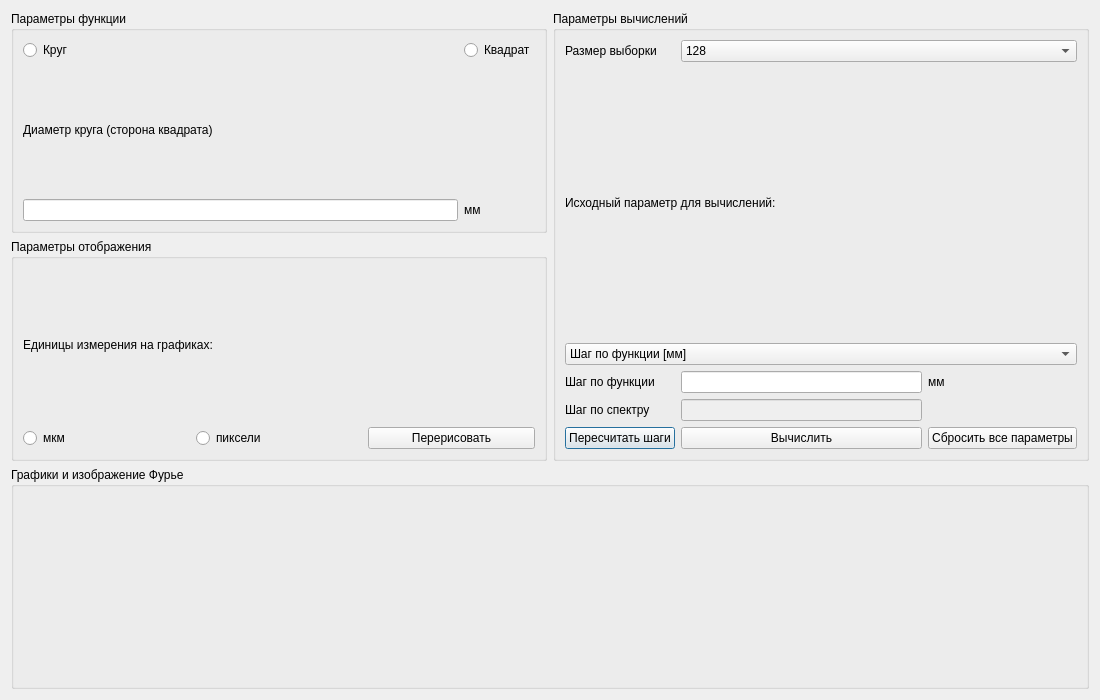
<?xml version="1.0" encoding="UTF-8"?>
<ui version="4.0">
 <class>lab5</class>
 <widget class="QDialog" name="lab5">
  <property name="geometry">
   <rect>
    <x>0</x>
    <y>0</y>
    <width>1100</width>
    <height>700</height>
   </rect>
  </property>
  <property name="windowTitle">
   <string>lab5</string>
  </property>
  <layout class="QGridLayout" name="gridLayout_2">
   <item row="0" column="0">
    <widget class="QGroupBox" name="groupBox_function">
     <property name="title">
      <string>Параметры функции</string>
     </property>
     <layout class="QGridLayout">
      <item row="0" column="0">
       <widget class="QRadioButton" name="radioCircle">
        <property name="text">
         <string>Круг</string>
        </property>
       </widget>
      </item>
      <item row="0" column="1">
       <widget class="QRadioButton" name="radioSquare">
        <property name="text">
         <string>Квадрат</string>
        </property>
       </widget>
      </item>
      <item row="1" column="0" colspan="2">
       <widget class="QLabel" name="label_size">
        <property name="text">
         <string>Диаметр круга (сторона квадрата)</string>
        </property>
       </widget>
      </item>
      <item row="2" column="0">
       <widget class="QLineEdit" name="lineEdit_size"/>
      </item>
      <item row="2" column="1">
       <widget class="QLabel" name="label_mm">
        <property name="text">
         <string>мм</string>
        </property>
       </widget>
      </item>
     </layout>
    </widget>
   </item>
   <item row="0" column="1" rowspan="2">
    <widget class="QGroupBox" name="groupBox_calc">
     <property name="title">
      <string>Параметры вычислений</string>
     </property>
     <layout class="QGridLayout">
      <item row="0" column="0">
       <widget class="QLabel" name="label_sample">
        <property name="text">
         <string>Размер выборки</string>
        </property>
       </widget>
      </item>
      <item row="0" column="1" colspan="3">
       <widget class="QComboBox" name="comboBox_sample">
        <item>
         <property name="text">
          <string>128</string>
         </property>
        </item>
        <item>
         <property name="text">
          <string>256</string>
         </property>
        </item>
        <item>
         <property name="text">
          <string>512</string>
         </property>
        </item>
        <item>
         <property name="text">
          <string>1024</string>
         </property>
        </item>
        <item>
         <property name="text">
          <string>2048</string>
         </property>
        </item>
       </widget>
      </item>
      <item row="1" column="0" colspan="4">
       <widget class="QLabel" name="label_base_param">
        <property name="text">
         <string>Исходный параметр для вычислений:</string>
        </property>
       </widget>
      </item>
      <item row="2" column="0" colspan="4">
       <widget class="QComboBox" name="comboBox_base">
        <item>
         <property name="text">
          <string>Шаг по функции [мм]</string>
         </property>
        </item>
        <item>
         <property name="text">
          <string>Шаг по спектру [1/мм]</string>
         </property>
        </item>
       </widget>
      </item>
      <item row="3" column="0">
       <widget class="QLabel" name="label_step_func">
        <property name="text">
         <string>Шаг по функции</string>
        </property>
       </widget>
      </item>
      <item row="3" column="1">
       <widget class="QLineEdit" name="lineEdit_step_func"/>
      </item>
      <item row="3" column="2">
       <widget class="QLabel" name="label">
        <property name="text">
         <string>мм</string>
        </property>
       </widget>
      </item>
      <item row="4" column="0">
       <widget class="QLabel" name="label_step_spec">
        <property name="text">
         <string>Шаг по спектру</string>
        </property>
       </widget>
      </item>
      <item row="4" column="1">
       <widget class="QLineEdit" name="lineEdit_step_spec">
        <property name="enabled">
         <bool>false</bool>
        </property>
       </widget>
      </item>
      <item row="5" column="0">
       <widget class="QPushButton" name="button_recalc">
        <property name="text">
         <string>Пересчитать шаги</string>
        </property>
       </widget>
      </item>
      <item row="5" column="1">
       <widget class="QPushButton" name="button_calc">
        <property name="text">
         <string>Вычислить</string>
        </property>
       </widget>
      </item>
      <item row="5" column="2" colspan="2">
       <widget class="QPushButton" name="button_reset">
        <property name="text">
         <string>Сбросить все параметры</string>
        </property>
       </widget>
      </item>
     </layout>
    </widget>
   </item>
   <item row="1" column="0">
    <widget class="QGroupBox" name="groupBox_display">
     <property name="title">
      <string>Параметры отображения</string>
     </property>
     <layout class="QGridLayout">
      <item row="0" column="0" colspan="2">
       <widget class="QLabel" name="label_units">
        <property name="text">
         <string>Единицы измерения на графиках:</string>
        </property>
       </widget>
      </item>
      <item row="1" column="0">
       <widget class="QRadioButton" name="radioMicrons">
        <property name="text">
         <string>мкм</string>
        </property>
       </widget>
      </item>
      <item row="1" column="1">
       <widget class="QRadioButton" name="radioPixels">
        <property name="text">
         <string>пиксели</string>
        </property>
       </widget>
      </item>
      <item row="1" column="2">
       <widget class="QPushButton" name="button_redraw">
        <property name="text">
         <string>Перерисовать</string>
        </property>
       </widget>
      </item>
     </layout>
    </widget>
   </item>
   <item row="2" column="0" colspan="2">
    <widget class="QGroupBox" name="groupBox_plots">
     <property name="title">
      <string>Графики и изображение Фурье</string>
     </property>
     <layout class="QHBoxLayout">
      <item>
       <widget class="QWidget" name="widget" native="true">
        <widget class="QCustomPlot" name="widget_2" native="true">
         <property name="geometry">
          <rect>
           <x>0</x>
           <y>0</y>
           <width>321</width>
           <height>121</height>
          </rect>
         </property>
        </widget>
        <widget class="QCustomPlot" name="widget_3" native="true">
         <property name="geometry">
          <rect>
           <x>340</x>
           <y>0</y>
           <width>321</width>
           <height>121</height>
          </rect>
         </property>
        </widget>
        <widget class="QCustomPlot" name="widget_4" native="true">
         <property name="geometry">
          <rect>
           <x>710</x>
           <y>0</y>
           <width>321</width>
           <height>121</height>
          </rect>
         </property>
        </widget>
       </widget>
      </item>
     </layout>
    </widget>
   </item>
  </layout>
 </widget>
 <customwidgets>
  <customwidget>
   <class>QCustomPlot</class>
   <extends>QWidget</extends>
   <header location="global">qcustomplot.h</header>
  </customwidget>
 </customwidgets>
 <resources/>
 <connections/>
</ui>
